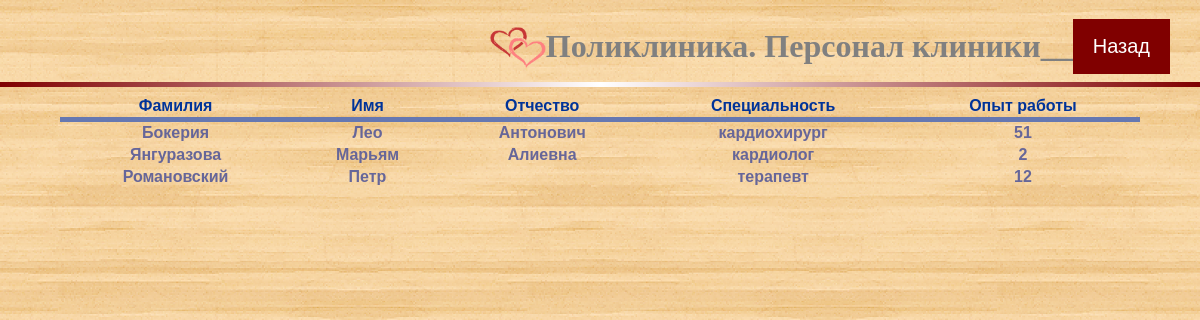
Page /hospital/staff.php on the committed database.
### tables this page shows
CREATE TABLE `doctors` (
  `id` int(11) NOT NULL,
  `log` varchar(50) NOT NULL,
  `password` varchar(50) NOT NULL,
  `surname` varchar(20) NOT NULL,
  `name` varchar(20) NOT NULL,
  `middlename` varchar(20) DEFAULT NULL,
  `experience` int(3) NOT NULL,
  `specialty` varchar(20) NOT NULL,
  `isadmin` tinyint(1) NOT NULL DEFAULT '0',
  `isdoctor` tinyint(1) NOT NULL DEFAULT '1'
);

### hospital/staff.php (the view, shortened to what this page needs)
<html>
    <head>
        <link rel="stylesheet" href="button.css">
    </head>
    <body>
        <br>
        <div class="header">
        	<a onclick="javascript:history.go(); return false;">
				<img border="0" alt="Logo" src="logo.png" width="56" height="56">
			</a>
            <font size="6" color="grey" face="Myriad Pro Light"><b>Поликлиника. Персонал клиники__</b>
            </font>
            <input class = "aa" type="button" onclick="history.back();" value="Назад"/>
        </div>
        <hr>
        <?php
			$db=mysqli_connect("localhost","root","899127231112H@rv@rd", "hospital") OR DIE(mysqli_error($db));
			mysqli_select_db($db, "hospital");
			mysqli_query($db, "SET NAMES utf8");
			$result = mysqli_query($db, "SELECT * FROM doctors")or die(mysqli_error($db));
			$a=mysqli_fetch_array($result);
            if (isset($_SESSION['Name'])) {
				echo "<table class=table>";
				echo "<tr>
					<th><b>ID</b></th><th><b>Фамилия</b></th><th><b>Имя</b></th><th><b>Отчество</b></th>
					<th><b>Специальность</b></th><th><b>Опыт работы</b></th>
					</tr>";
				do
				{
					$pole0=$a[0];$pole3=$a[3];$pole4=$a[4];
					$pole5=$a[5];$pole6=$a[6];$pole7=$a[7];
					echo "<tr>
						<td>$pole0</td><td>$pole3</td><td>$pole4</td>
						<td>$pole5</td><td>$pole7</td><td>$pole6</td>
						</tr>";
				} while ($a=mysqli_fetch_array($result));
				echo "</table>";
            }
            else {
				echo "<table class=table>";
				echo "<tr>
					<th><b>Фамилия</b></th><th><b>Имя</b></th><th><b>Отчество</b></th>
					<th><b>Специальность</b></th><th><b>Опыт работы</b></th>
					</tr>";
				do
				{
					$pole3=$a[3];$pole4=$a[4];$pole5=$a[5];
					$pole6=$a[6];$pole7=$a[7];
					echo "<tr>
						<td>$pole3</td><td>$pole4</td><td>$pole5</td>
						<td>$pole7</td><td>$pole6</td>
						</tr>";
				} while ($a=mysqli_fetch_array($result));
				echo "</table>";
			}
		?>
	</body>
</html>

### hospital/button.css (style rules this page uses)
body { padding: 0; margin: 0; width: 100%; background-image: url("back.png"); background-attachment: fixed; background-position: center; background-repeat: no-repeat; background-size: cover; top: 0; left: 0; height: 100%; }
.header { display: flex; flex-direction: row; flex-wrap: nowrap; justify-content: flex-end; align-content: center; align-items: center; padding: 0 30 0 0px; margin: 4 4 4 4px padding-right: 2px }
.aa { text-decoration: none; outline: none; display: inline-block; padding: 16px 20px; background-color: #800000; font-family: 'Myriad Pro', sans-serif; font-size: 20; color: white; border: 0 }
hr { border: 0; height: 5px; background: #000; background-image: -webkit-linear-gradient(left, #800000, #fff, #800000); background-image: -moz-linear-gradient(left, #800000, #fff, #800000); background-image: -ms-linear-gradient(left, #800000, #fff, #800000); background-image: -o-linear-gradient(left, #800000, #fff, #800000); }
.table { font-family: "Lucida Sans Unicode", "Lucida Grande", Sans-Serif; font-size: 18px; max-width: 90%; width: 90%; border-collapse: collapse; text-align: center; margin:auto; border-bottom:width: 99px; }
.table th { font-weight: bolder; font-size:16px; color: #039; border-bottom: 5px solid #6678b1; padding:2px 10px; }
.table td { color: #669; font-weight: bold; font-size: 16px; padding: 2px 10px; transition: .3s linear; }

### rows in the picture
doctors: surname "Бокерия", name "Лео", middlename "Антонович", specialty "кардиохирург", experience "51"
doctors: surname "Янгуразова", name "Марьям", middlename "Алиевна", specialty "кардиолог", experience "2"
doctors: surname "Романовский", name "Петр", specialty "терапевт", experience "12"
